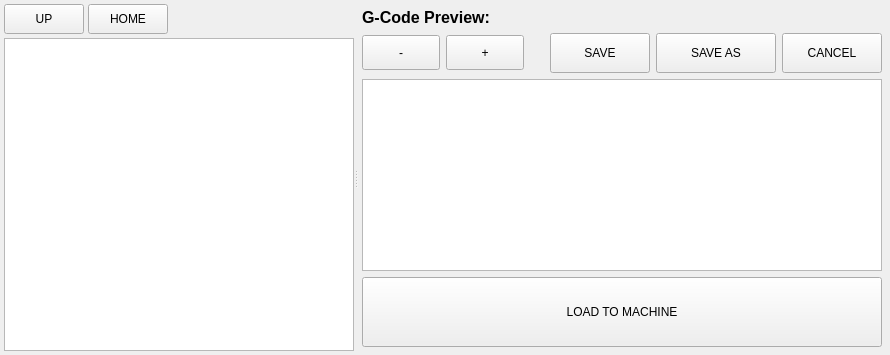
        <widget class="QWidget" name="tab_file">
         <attribute name="title">
          <string />
         </attribute>
         <layout class="QHBoxLayout">
          <property name="margin" stdset="0">
           <number>4</number>
          </property>
          <item>
           <widget class="QSplitter" name="fileSplitter">
            <property name="orientation">
             <enum>Qt::Orientation::Horizontal</enum>
            </property>
            <widget class="QWidget" name="fileManagerContainer">
             <layout class="QVBoxLayout" name="fileManagerLayout">
              <property name="spacing">
               <number>4</number>
              </property>
              <property name="leftMargin">
               <number>0</number>
              </property>
              <property name="topMargin">
               <number>0</number>
              </property>
              <property name="rightMargin">
               <number>0</number>
              </property>
              <property name="bottomMargin">
               <number>0</number>
              </property>
              <item>
               <layout class="QHBoxLayout" name="fileNavLayout">
                <item>
                 <widget class="QPushButton" name="btn_nav_up">
                  <property name="minimumSize">
                   <size>
                    <width>60</width>
                    <height>30</height>
                   </size>
                  </property>
                  <property name="text">
                   <string>UP</string>
                  </property>
                 </widget>
                </item>
                <item>
                 <widget class="QPushButton" name="btn_nav_home">
                  <property name="minimumSize">
                   <size>
                    <width>60</width>
                    <height>30</height>
                   </size>
                  </property>
                  <property name="text">
                   <string>HOME</string>
                  </property>
                 </widget>
                </item>
                <item>
                 <widget class="QWidget" name="breadcrumb_container" native="true">
                  <property name="sizePolicy">
                   <sizepolicy hsizetype="Expanding" vsizetype="Preferred">
                    <horstretch>0</horstretch>
                    <verstretch>0</verstretch>
                   </sizepolicy>
                  </property>
                 </widget>
                </item>
               </layout>
              </item>
              <item>
               <widget class="QTreeView" name="fileManagerView">
                <property name="minimumSize">
                 <size>
                  <width>350</width>
                  <height>0</height>
                 </size>
                </property>
               </widget>
              </item>
             </layout>
            </widget>
            <widget class="QFrame" name="filePreviewFrame">
             <layout class="QVBoxLayout">
              <property name="margin" stdset="0">
               <number>4</number>
              </property>
              <item>
               <widget class="QLabel" name="label">
                <property name="font">
                 <font>
                  <pointsize>12</pointsize>
                  <bold>true</bold>
                 </font>
                </property>
                <property name="text">
                 <string>G-Code Preview:</string>
                </property>
               </widget>
              </item>
              <item>
               <layout class="QHBoxLayout" name="fileEditButtonsLayout">
                <item>
                 <widget class="QPushButton" name="btn_zoom_out">
                  <property name="minimumSize">
                   <size>
                    <width>35</width>
                    <height>35</height>
                   </size>
                  </property>
                  <property name="text">
                   <string>-</string>
                  </property>
                 </widget>
                </item>
                <item>
                 <widget class="QPushButton" name="btn_zoom_in">
                  <property name="minimumSize">
                   <size>
                    <width>35</width>
                    <height>35</height>
                   </size>
                  </property>
                  <property name="text">
                   <string>+</string>
                  </property>
                 </widget>
                </item>
                <item>
                 <spacer name="zoomSpacer">
                  <property name="orientation">
                   <enum>Qt::Orientation::Horizontal</enum>
                  </property>
                  <property name="sizeType">
                   <enum>QSizePolicy::Policy::Fixed</enum>
                  </property>
                  <property name="sizeHint" stdset="0">
                   <size>
                    <width>20</width>
                    <height>20</height>
                   </size>
                  </property>
                 </spacer>
                </item>
                <item>
                 <widget class="QPushButton" name="btn_save_file">
                  <property name="minimumSize">
                   <size>
                    <width>100</width>
                    <height>40</height>
                   </size>
                  </property>
                  <property name="text">
                   <string>SAVE</string>
                  </property>
                 </widget>
                </item>
                <item>
                 <widget class="QPushButton" name="btn_save_as_file">
                  <property name="minimumSize">
                   <size>
                    <width>120</width>
                    <height>40</height>
                   </size>
                  </property>
                  <property name="text">
                   <string>SAVE AS</string>
                  </property>
                 </widget>
                </item>
                <item>
                 <widget class="QPushButton" name="btn_cancel_edit">
                  <property name="minimumSize">
                   <size>
                    <width>100</width>
                    <height>40</height>
                   </size>
                  </property>
                  <property name="text">
                   <string>CANCEL</string>
                  </property>
                 </widget>
                </item>
               </layout>
              </item>
              <item>
               <widget class="QPlainTextEdit" name="filePreviewArea">
                <property name="font">
                 <font>
                  <family>Monospace</family>
                  <pointsize>11</pointsize>
                 </font>
                </property>
                <property name="lineWrapMode">
                 <enum>QPlainTextEdit::LineWrapMode::NoWrap</enum>
                </property>
               </widget>
              </item>
              <item>
               <widget class="QPushButton" name="load_gcode_button">
                <property name="minimumSize">
                 <size>
                  <width>0</width>
                  <height>70</height>
                 </size>
                </property>
                <property name="text">
                 <string>LOAD TO MACHINE</string>
                </property>
               </widget>
              </item>
             </layout>
            </widget>
           </widget>
          </item>
         </layout>
        </widget>
